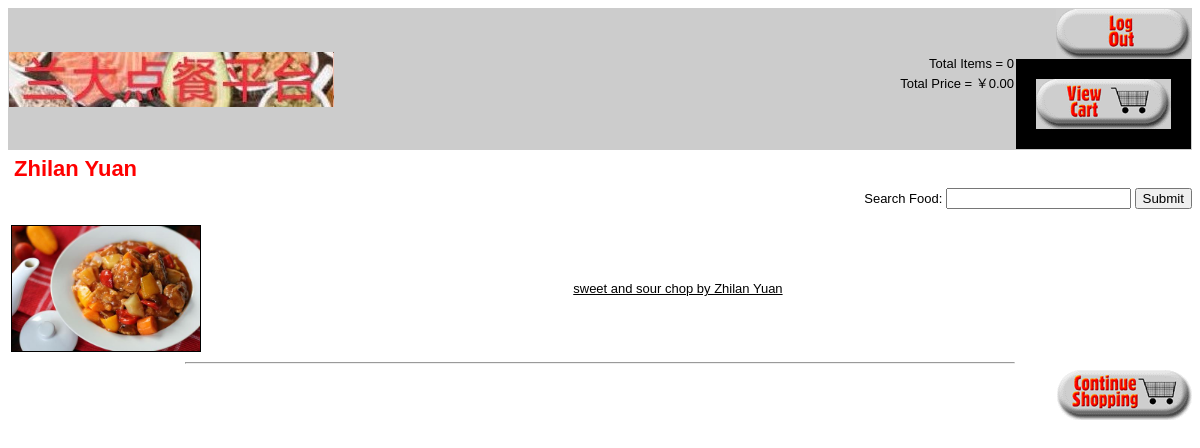
The app's page /show_cat.php?catid=1 with its own data.
### tables this page shows
CREATE TABLE `merchants` (
  `catid` int(10) UNSIGNED NOT NULL,
  `catname` char(60) NOT NULL,
  `phone` char(20) DEFAULT NULL,
  `address` char(100) DEFAULT NULL,
  `recommend` int(10) UNSIGNED DEFAULT NULL
);

CREATE TABLE `foods` (
  `foodid` int(10) UNSIGNED NOT NULL,
  `title` char(100) DEFAULT NULL,
  `catid` int(10) UNSIGNED DEFAULT NULL,
  `price` float(4,2) NOT NULL,
  `stock` int(10) UNSIGNED DEFAULT NULL,
  `status` int(10) UNSIGNED DEFAULT NULL,
  `description` varchar(255) DEFAULT NULL,
  `rest` varchar(32) NOT NULL
);

### food_fns.php (called while the page is built, shortened)
<?php
function get_merchant_name($catid) {
   $conn = db_connect();
   $query = "select catname from merchants
             where catid = '".$conn->real_escape_string($catid)."'";
   $result = @$conn->query($query);
   $row = $result->fetch_object();
   return $row->catname;
}
function get_foods($catid) {
   if (!empty($_GET['key'])) {
      $key = $_GET['key'];
      $k = "title like '%$key%'";
  } else {
      $k = "1";
  }
   $conn = db_connect();
   $query = "select * from foods where catid = '".$conn->real_escape_string($catid)."' and ".$k;
   $result = @$conn->query($query);
   $result = db_result_to_array($result);
   return $result;
}

### output_fns.php (the view, shortened to what this page needs)
<?php
function do_html_header($title = '')
{
?>
  <html>
  <head>
  </head>
  <body>
    <table width="100%" border="0" cellspacing="0" bgcolor="#cccccc">
      <tr>
        <td rowspan="2">
          <a href="index.php"><img src="images/LZU-food-ordering.jpg" alt="foodorama" border="0" align="left" valign="bottom" height="55" width="325" /></a>
        </td>
        <td align="right" valign="bottom">
          <?php
          if (isset($_SESSION['admin_user'])) {
            echo "&nbsp;";
          } else {
            echo "Total Items = " . htmlspecialchars($_SESSION['items']);
          }
          ?>
        </td>
        <td align="right" rowspan="2" width="135">
          <?php
          if (isset($_SESSION['admin_user'])) {
            display_button('logout.php', 'log-out', 'Log Out');
          } else {
            display_button('logout_cust.php', 'log-out', 'Log Out');
            display_button_next('show_cart.php', 'view-cart', 'View Your Shopping Cart');
          }
          ?>
      </tr>
      <tr>
        <td align="right" valign="top">
          <?php
          if (isset($_SESSION['admin_user'])) {
            echo "&nbsp;";
          } else {
            echo "Total Price = ￥" . number_format($_SESSION['total_price'], 2);
          }
          ?>
        </td>
      </tr>
    </table>
    <?php
    if ($title) {
      do_html_heading($title);
    }
  }
  function do_html_footer()
  {
    ?>
  </body>
  </html>
<?php
  }
  function do_html_heading($heading)
  {
?>
  <h2><?php echo htmlspecialchars($heading); ?></h2>
<?php
  }
  function do_html_URL($url, $name)
  {
?>
  <a href="<?php echo htmlspecialchars($url); ?>"><?php echo $name; ?></a><br />
<?php
  }
  function display_foods($food_array)
  {
    if (!empty($_GET['key']) && !is_array($food_array)) {
      echo "<p>No foods currently available with the keyword: ".$_GET['key']."</p>";
    }
    else if (!is_array($food_array)) {
      echo "<p>No foods currently available in this merchant</p>";
    } else {
      echo "
      <form  align=\"right\" method=\"get\" action=\"show_cat.php\">
      Search Food:
      <input type=\"hidden\" name=\"catid\" value=\"".$_GET['catid']."\">
      <input type=\"text\" name=\"key\">
      <input type=\"submit\">
      </form>";
      echo "<table width=\"100%\" border=\"0\">";
      foreach ($food_array as $row) {
        $url = "show_food.php?foodid=" . urlencode($row['foodid']);
        echo "<tr><td>";
        if (@file_exists("images/{$row['foodid']}.jpg")) {
          $title = "<img src=\"images/" . htmlspecialchars($row['foodid']) . ".jpg\"
                  height=\"125\" style=\"border: 1px solid black\"/>";
          do_html_url($url, $title);
        } else {
          echo "&nbsp;";
        }
        echo "</td><td>";
        echo "</td></tr>";
      }
      echo "</table>";
    }
    echo "<hr />";
  }
?>
<?php
  function display_button($target, $image, $alt)
  {
    echo "<div align=\"right\"><a href=\"" . htmlspecialchars($target) . "\">
          <img src=\"images/" . htmlspecialchars($image) . ".gif\"
           alt=\"" . htmlspecialchars($alt) . "\" border=\"0\" height=\"50\"
           width=\"135\"/></a></div>";
  }
  function display_button_next($target, $image, $alt)
  {
    echo "<div align=\"right\"><a href=\"" . htmlspecialchars($target) . "\">
          <img src=\"images/" . htmlspecialchars($image) . ".gif\"
           alt=\"" . htmlspecialchars($alt) . "\" border=\"20\" height=\"50\"
           width=\"135\"/></a></div>";
  }
?>

### output_fns.php (style rules this page uses)
h2 { font-family: Arial, Helvetica, sans-serif; font-size: 22px; color: red; margin: 6px }
body { font-family: Arial, Helvetica, sans-serif; font-size: 13px }
li, td { font-family: Arial, Helvetica, sans-serif; font-size: 13px }
hr { color: #FF0000; width: 70%; text-align: center }
a { color: #000000 }

### records on screen
merchants: catname "Zhilan Yuan"
foods: name "sweet and sour chop by Zhilan Yuan"

### other values on screen
$_SESSION['items'] "0"
$_SESSION['total_price'] "0.00"
